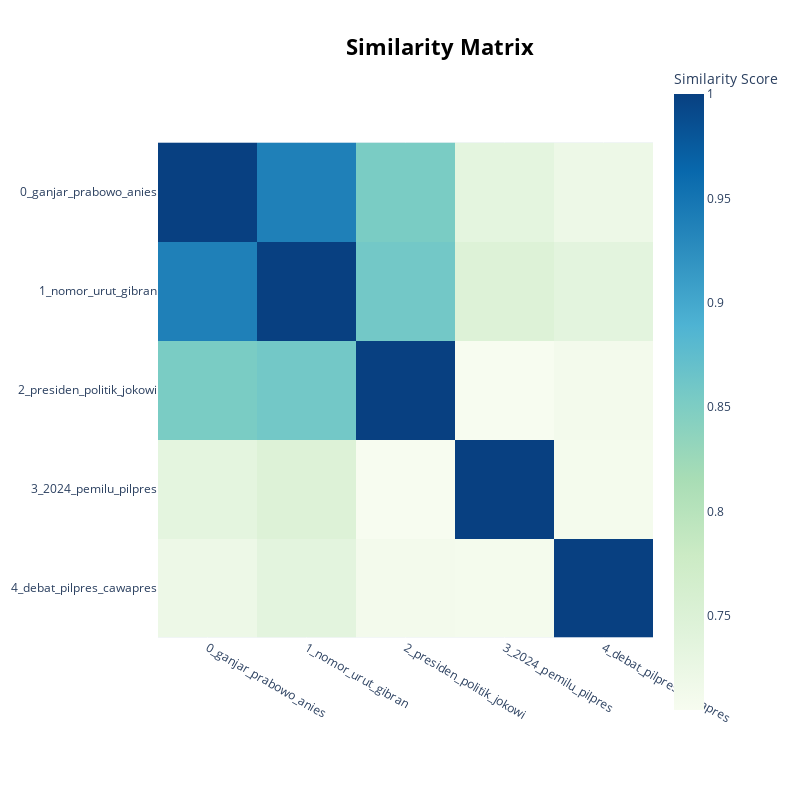

The notebook cell this image was saved under:
### Code cell
topic_model.visualize_heatmap()
# tingkat kemiripan antar topik

### Figure 1 — Plotly figure (JSON) as saved in the notebook; plotly's stock layout.template omitted (floating-point values rounded to 4 significant figures)
{"data": [{"coloraxis": "coloraxis", "hovertemplate": "x: %{x}<br>y: %{y}<br>Similarity Score: %{z}<extra></extra>", "name": "0", "type": "heatmap", "x": ["0_ganjar_prabowo_anies", "1_nomor_urut_gibran", "2_presiden_politik_jokowi", "3_2024_pemilu_pilpres", "4_debat_pilpres_cawapres"], "xaxis": "x", "y": ["0_ganjar_prabowo_anies", "1_nomor_urut_gibran", "2_presiden_politik_jokowi", "3_2024_pemilu_pilpres", "4_debat_pilpres_cawapres"], "yaxis": "y", "z": [[1.0, 0.9384, 0.8531, 0.7351, 0.7206], [0.9384, 1.0, 0.8586, 0.7478, 0.737], [0.8531, 0.8586, 1.0, 0.7049, 0.7114], [0.7351, 0.7478, 0.7049, 1, 0.7102], [0.7206, 0.737, 0.7114, 0.7102, 1]]}], "layout": {"coloraxis": {"colorbar": {"title": {"text": "Similarity Score"}}, "colorscale": [[0, "rgb(247,252,240)"], [0.125, "rgb(224,243,219)"], [0.25, "rgb(204,235,197)"], [0.375, "rgb(168,221,181)"], [0.5, "rgb(123,204,196)"], [0.625, "rgb(78,179,211)"], [0.75, "rgb(43,140,190)"], [0.875, "rgb(8,104,172)"], [1, "rgb(8,64,129)"]]}, "height": 800, "hoverlabel": {"bgcolor": "white", "font": {"family": "Rockwell", "size": 16}}, "legend": {"title": {"text": "Trend"}}, "margin": {"t": 60}, "showlegend": true, "title": {"font": {"color": "Black", "size": 22}, "text": "<b>Similarity Matrix</b>", "x": 0.55, "xanchor": "center", "y": 0.95, "yanchor": "top"}, "width": 800, "xaxis": {"anchor": "y", "constrain": "domain", "domain": [0, 1], "scaleanchor": "y"}, "yaxis": {"anchor": "x", "autorange": "reversed", "constrain": "domain", "domain": [0, 1]}}}
